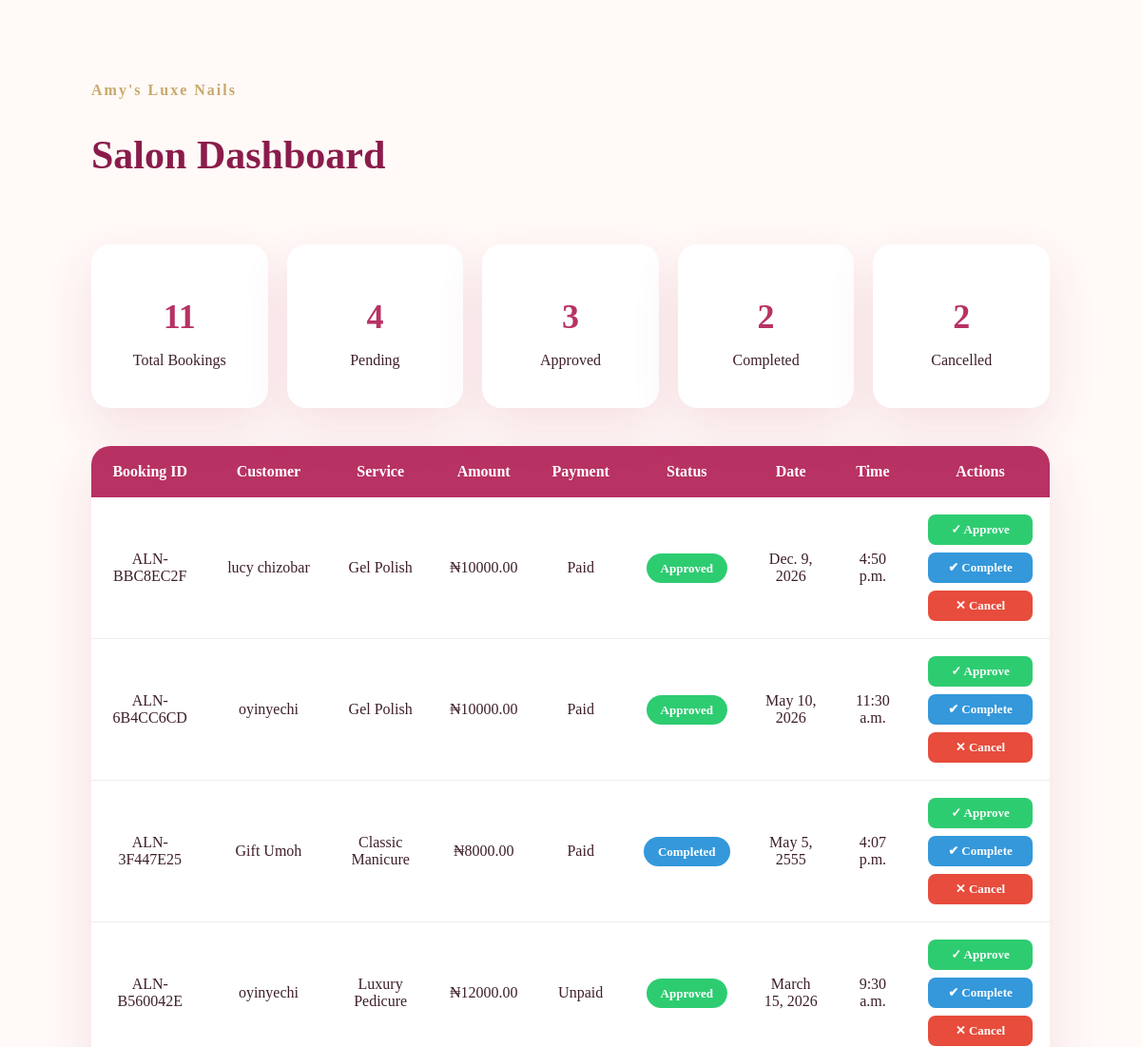
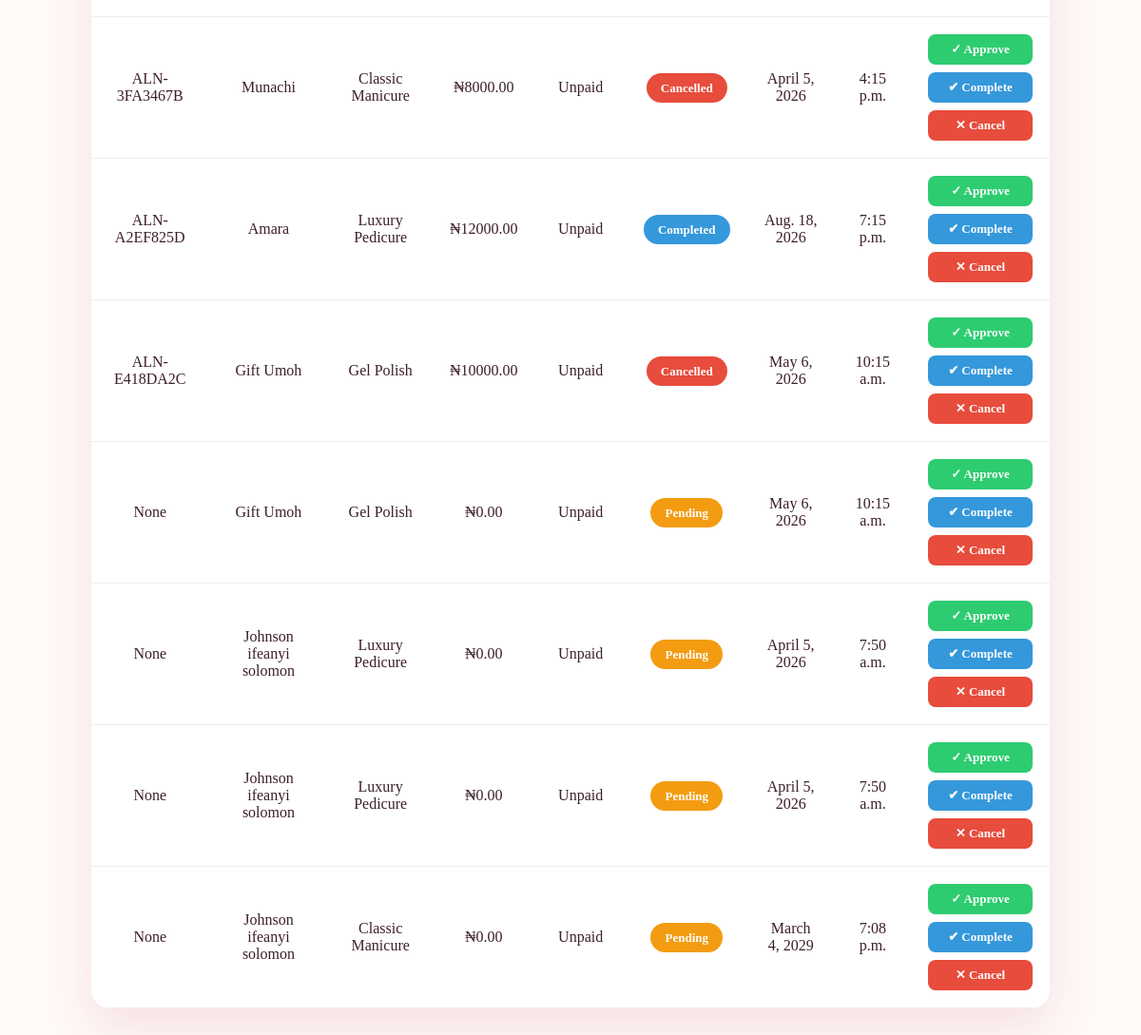
Screenshot of /admin-dashboard/ with the database file from the repository (2 pictures, top to bottom).
### appointments/models.py (models this page shows, shortened)
class Appointment(models.Model):
    STATUS_CHOICES = [
        ('Pending', 'Pending'),
        ('Approved', 'Approved'),
        ('Completed', 'Completed'),
        ('Cancelled', 'Cancelled'),
    ]
    PAYMENT_CHOICES = [
        ('Unpaid', 'Unpaid'),
        ('Paid', 'Paid'),
    ]
    customer_name = models.CharField(max_length=100)
    email = models.EmailField()
    phone = models.CharField(max_length=20)
    service = models.ForeignKey(Service, on_delete=models.CASCADE)
    amount = models.DecimalField(max_digits=10, decimal_places=2, default=0)
    booking_id = models.CharField(
        max_length=20,
        unique=True,
        blank=True,
        null=True
    )
    payment_status = models.CharField(
        max_length=20,
        choices=PAYMENT_CHOICES,
        default='Unpaid'
    )
    date = models.DateField()
    time = models.TimeField()
    status = models.CharField(
        max_length=20,
        choices=STATUS_CHOICES,
        default='Pending'
    )
    created_at = models.DateTimeField(auto_now_add=True)

class Service(models.Model):
    name = models.CharField(max_length=100)
    description = models.TextField()
    price = models.DecimalField(max_digits=10, decimal_places=2)
    duration = models.PositiveIntegerField(help_text="Duration in minutes")
    def __str__(self):
        return self.name

### appointments/views.py (the view)
def admin_dashboard(request):
    appointments = Appointment.objects.all().order_by("-created_at")
    total_bookings = appointments.count()
    pending = appointments.filter(status="Pending").count()
    approved = appointments.filter(status="Approved").count()
    completed = appointments.filter(status="Completed").count()
    cancelled = appointments.filter(status="Cancelled").count()
    revenue = appointments.filter(payment_status="Paid").count()
    return render(request, "admin_dashboard.html", {
        "appointments": appointments,
        "total_bookings": total_bookings,
        "pending": pending,
        "approved": approved,
        "completed": completed,
        "cancelled": cancelled,
        "revenue": revenue,
    })

### appointments/templates/admin_dashboard.html (shortened to what this page needs)
{% load static %}
<!DOCTYPE html>
<html>
<head>
    <link rel="stylesheet" href="{% static 'css/style.css' %}">
</head>
<body>
<section class="dashboard-page">
    <div class="dashboard-header">
        <div>
            <p class="tagline">Amy's Luxe Nails</p>
            <h1>Salon Dashboard</h1>
        </div>
    </div>
    <div class="stats-grid">
        <div class="stat-card">
            <h2>{{ total_bookings }}</h2>
            <p>Total Bookings</p>
        </div>
        <div class="stat-card">
            <h2>{{ pending }}</h2>
            <p>Pending</p>
        </div>
        <div class="stat-card">
            <h2>{{ approved }}</h2>
            <p>Approved</p>
        </div>
        <div class="stat-card">
            <h2>{{ completed }}</h2>
            <p>Completed</p>
        </div>
        <div class="stat-card">
            <h2>{{ cancelled }}</h2>
            <p>Cancelled</p>
        </div>
    </div>
    <table class="booking-table">
        <thead>
            <tr>
                <th>Booking ID</th>
                <th>Customer</th>
                <th>Service</th>
                <th>Amount</th>
                <th>Payment</th>
                <th>Status</th>
                <th>Date</th>
                <th>Time</th>
                <th>Actions</th>
            </tr>
        </thead>
        <tbody>
        {% for appointment in appointments %}
            <tr>
                <td>{{ appointment.booking_id }}</td>
                <td>{{ appointment.customer_name }}</td>
                <td>{{ appointment.service }}</td>
                <td>₦{{ appointment.amount }}</td>
                <td>{{ appointment.payment_status }}</td>
                <td>
                    {% if appointment.status == "Pending" %}
                        <span class="status pending">
                            Pending
                        </span>
                    {% elif appointment.status == "Approved" %}
                        <span class="status approved">
                            Approved
                        </span>
                    {% elif appointment.status == "Completed" %}
                        <span class="status completed">
                            Completed
                        </span>
                    {% else %}
                        <span class="status cancelled">
                            Cancelled
                        </span>
                    {% endif %}
                </td>
                <td>{{ appointment.date }}</td>
                <td>{{ appointment.time }}</td>
                <td class="action-buttons">
                    <a href="{% url 'approve_booking' appointment.id %}"
                       class="approve-btn">
                        ✓ Approve
                    </a>
                    <a href="{% url 'complete_booking' appointment.id %}"
                       class="complete-btn">
                        ✔ Complete
                    </a>
                    <a href="{% url 'cancel_booking' appointment.id %}"
                       class="cancel-btn">
                        ✕ Cancel
                    </a>
                </td>
            </tr>
        {% empty %}
            <tr>
                <td colspan="9" style="text-align:center;">
                    No bookings yet.
                </td>
            </tr>
        {% endfor %}
        </tbody>
    </table>
</section>
</body>
</html>

### static/css/style.css (style rules this page uses)
* { box-sizing: border-box; }
body { margin: 0; font-family: Georgia, serif; background: linear-gradient(135deg, #fff8f5, #ffe3ef); color: #3d1f2b; }
.tagline { color: #c8a96a; font-weight: bold; letter-spacing: 2px; }
.dashboard-page { min-height: 100vh; padding: 70px 8%; background: #fff9f7; }
.dashboard-header { display: flex; align-items: center; justify-content: space-between; margin-bottom: 35px; }
.dashboard-header h1 { color: #8a1c4a; font-size: 42px; }
.stats-grid { display:grid; grid-template-columns:repeat(5,1fr); gap:20px; margin-bottom:40px; }
.stat-card { background:white; padding:25px; border-radius:20px; text-align:center; box-shadow:0 20px 50px rgba(184,50,100,.12); }
.stat-card h2 { color:#b83264; font-size:36px; margin-bottom:10px; }
.booking-table { width:100%; background:white; border-radius:20px; overflow:hidden; border-collapse:collapse; box-shadow:0 20px 50px rgba(184,50,100,.12); }
.booking-table th { background:#b83264; color:white; padding:18px; }
.booking-table td { padding:18px; border-bottom:1px solid #eee; text-align:center; }
.action-buttons { display:flex; flex-direction:column; gap:8px; align-items:center; }
.action-buttons a { text-decoration:none; color:white; padding:8px 14px; border-radius:8px; font-size:13px; font-weight:bold; width:110px; text-align:center; transition:.25s; }
.approve-btn { background:#2ecc71; }
.complete-btn { background:#3498db; }
.cancel-btn { background:#e74c3c; }
.status { padding:8px 15px; border-radius:30px; color:white; font-weight:bold; font-size:13px; }
.pending { background:#f39c12; }
.approved { background:#2ecc71; }
.completed { background:#3498db; }
.cancelled { background:#e74c3c; }

### rows the page displays
Appointment: booking_id "ALN-BBC8EC2F", customer_name "lucy chizobar", service "Gel Polish", amount "10000.00", payment_status "Paid", status "Approved", date "Dec. 9, 2026", time "4:50 p.m."
Appointment: booking_id "ALN-6B4CC6CD", customer_name "oyinyechi", service "Gel Polish", amount "10000.00", payment_status "Paid", status "Approved", date "May 10, 2026", time "11:30 a.m."
Appointment: booking_id "ALN-3F447E25", customer_name "Gift Umoh", service "Classic Manicure", amount "8000.00", payment_status "Paid", status "Completed", date "May 5, 2555", time "4:07 p.m."
Appointment: booking_id "ALN-B560042E", customer_name "oyinyechi", service "Luxury Pedicure", amount "12000.00", payment_status "Unpaid", status "Approved", date "March 15, 2026", time "9:30 a.m."
Appointment: booking_id "ALN-3FA3467B", customer_name "Munachi", service "Classic Manicure", amount "8000.00", payment_status "Unpaid", status "Cancelled", date "April 5, 2026", time "4:15 p.m."
Appointment: booking_id "ALN-A2EF825D", customer_name "Amara", service "Luxury Pedicure", amount "12000.00", payment_status "Unpaid", status "Completed", date "Aug. 18, 2026", time "7:15 p.m."
Appointment: booking_id "ALN-E418DA2C", customer_name "Gift Umoh", service "Gel Polish", amount "10000.00", payment_status "Unpaid", status "Cancelled", date "May 6, 2026", time "10:15 a.m."
Appointment: booking_id "None", customer_name "Gift Umoh", service "Gel Polish", amount "0.00", payment_status "Unpaid", status "Pending", date "May 6, 2026", time "10:15 a.m."
Appointment: booking_id "None", customer_name "Johnson ifeanyi solomon", service "Luxury Pedicure", amount "0.00", payment_status "Unpaid", status "Pending", date "April 5, 2026", time "7:50 a.m."
Appointment: booking_id "None", customer_name "Johnson ifeanyi solomon", service "Luxury Pedicure", amount "0.00", payment_status "Unpaid", status "Pending", date "April 5, 2026", time "7:50 a.m."
Appointment: booking_id "None", customer_name "Johnson ifeanyi solomon", service "Classic Manicure", amount "0.00", payment_status "Unpaid", status "Pending", date "March 4, 2029", time "7:08 p.m."

### other values shown
{{ total_bookings }} "11"
{{ pending }} "4"
{{ approved }} "3"
{{ completed }} "2"
{{ cancelled }} "2"
